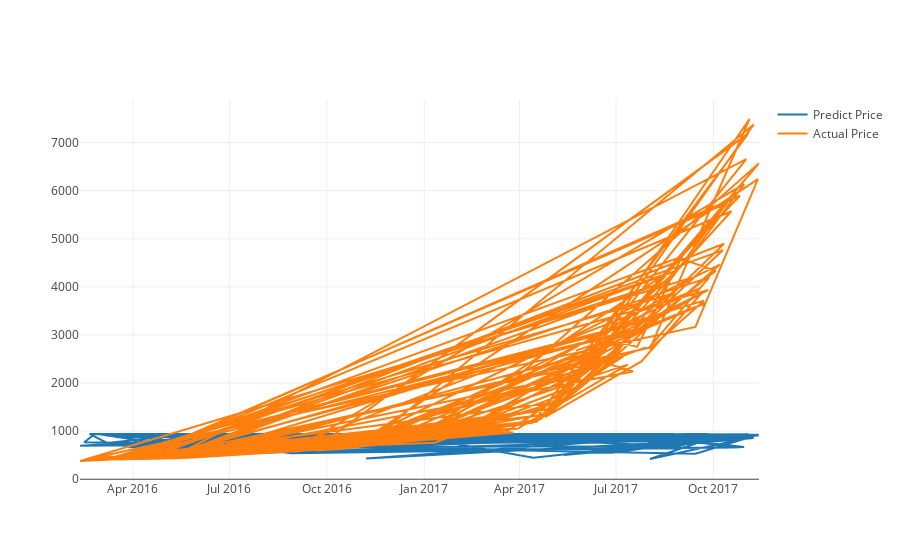

Notebook code cell kept with this figure:
### Markdown cell above
#### Plot predicted and actual line graph with X=dates, Y=USD

### Code cell
actual_chart = go.Scatter(x=predictDates, y=testY_reshape, name= 'Actual Price')
predict_chart = go.Scatter(x=predictDates, y=yhat_reshape, name= 'Predict Price')
py.iplot([predict_chart, actual_chart])

### Figure 1 — Plotly figure (JSON) as saved in the notebook; plotly's stock layout.template omitted (floating-point values rounded to 4 significant figures; data arrays with more than 128 entries replaced by an {"elided": "..."} marker saying what was removed)
{"data": [{"name": "Predict Price", "type": "scatter", "uid": "3b60e7df-915a-438d-bfc7-fe6a76456c36", "x": {"elided": "192 str values"}, "y": {"elided": "192 float values"}}, {"name": "Actual Price", "type": "scatter", "uid": "c4092cb4-1538-4cb0-8063-7caa49c7336e", "x": {"elided": "192 str values"}, "y": {"elided": "192 float values"}}], "layout": {}}
